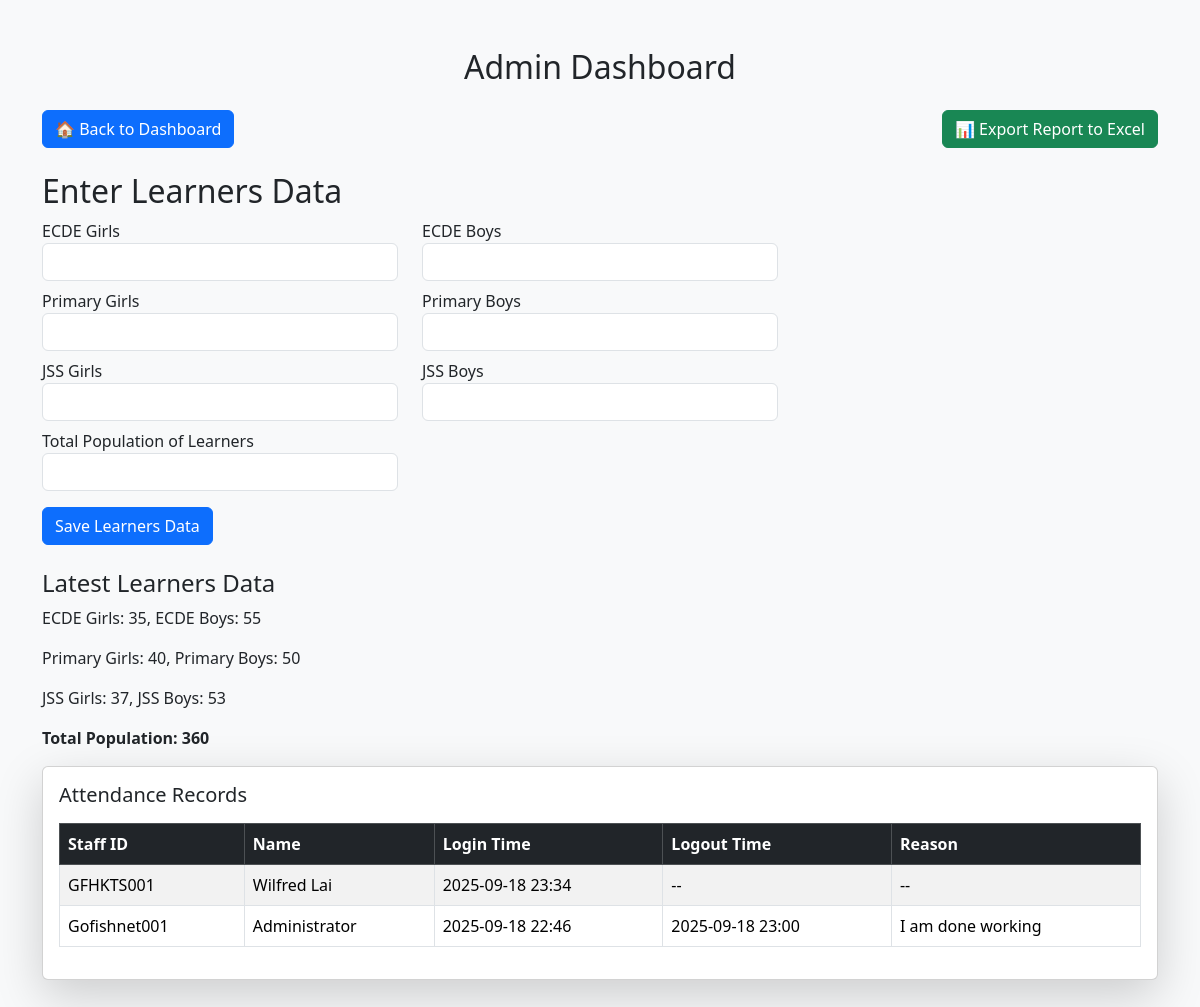
The page /admin (signed in) on the database its author committed.
### models.py (models this page shows)
class Learners(db.Model):
    id = db.Column(db.Integer, primary_key=True)
    ecde_girls = db.Column(db.Integer, nullable=False, default=0)
    ecde_boys = db.Column(db.Integer, nullable=False, default=0)
    primary_girls = db.Column(db.Integer, nullable=False, default=0)
    primary_boys = db.Column(db.Integer, nullable=False, default=0)
    jss_girls = db.Column(db.Integer, nullable=False, default=0)
    jss_boys = db.Column(db.Integer, nullable=False, default=0)
    total_population = db.Column(db.Integer, nullable=False, default=0)
    created_at = db.Column(db.DateTime, default=datetime.utcnow)

class Attendance(db.Model):
    id = db.Column(db.Integer, primary_key=True)
    staff_id = db.Column(db.String(50), db.ForeignKey('staff.staff_id'))
    staff = db.relationship('Staff', backref='attendances', lazy=True)
    login_time = db.Column(db.DateTime, default=datetime.utcnow)
    logout_time = db.Column(db.DateTime)
    logout_reason = db.Column(db.String(200))

class Staff(db.Model):
    id = db.Column(db.Integer, primary_key=True)
    staff_id = db.Column(db.String(50), unique=True, nullable=False)
    name = db.Column(db.String(100), nullable=False)
    email = db.Column(db.String(120))  # can be empty initially
    password = db.Column(db.String(100), default='123456')  # initial password
    is_class_teacher = db.Column(db.Boolean, default=False)
    grade_assigned = db.Column(db.String(50))
    subjects = db.Column(db.String(200))
    syllabus_coverage = db.Column(db.Text)
    is_admin = db.Column(db.Boolean, default=False)  # admin column

### app.py (the view, shortened to what this page needs)
@app.route('/admin', methods=['GET', 'POST'])
def admin_dashboard():
    if 'staff_id' not in session:
        flash('Please login first.', 'danger')
        return redirect(url_for('login'))
    staff = Staff.query.filter_by(staff_id=session['staff_id']).first()
    if not staff or not staff.is_admin:
        flash('Access denied.', 'danger')
        return redirect(url_for('dashboard'))
    records = Attendance.query.order_by(Attendance.login_time.desc()).all()
    summary = summarize_early_departures()
    from forms import LearnersDataForm
    form = LearnersDataForm()
    latest_learners = Learners.query.order_by(Learners.created_at.desc()).first()
    return render_template(
        'admin.html',
        records=records,
        summary=summary,
        form=form,
        learners=latest_learners
    )

### forms.py
class LearnersDataForm(FlaskForm):
    ecde_girls = IntegerField('ECDE Girls', validators=[DataRequired(), NumberRange(min=0)])
    ecde_boys = IntegerField('ECDE Boys', validators=[DataRequired(), NumberRange(min=0)])
    primary_girls = IntegerField('Primary Girls', validators=[DataRequired(), NumberRange(min=0)])
    primary_boys = IntegerField('Primary Boys', validators=[DataRequired(), NumberRange(min=0)])
    jss_girls = IntegerField('JSS Girls', validators=[DataRequired(), NumberRange(min=0)])
    jss_boys = IntegerField('JSS Boys', validators=[DataRequired(), NumberRange(min=0)])
    total_population = IntegerField('Total Population of Learners', validators=[DataRequired(), NumberRange(min=0)])
    submit = SubmitField('Save Learners Data')

### app.py (called while the page is built)
def summarize_early_departures():
    records = Attendance.query.order_by(Attendance.login_time.desc()).all()
    cutoff = time(16, 30)  # 4:30pm
    summary = collections.Counter()
    for rec in records:
        if rec.logout_time:
            if rec.logout_time.weekday() < 5:  # Mon-Fri only
                if rec.logout_time.time() < cutoff:
                    summary[rec.staff_id] += 1
    return summary

### templates/admin.html (shortened to what this page needs)
<!doctype html>
<html lang="en">
<head>
    <link href="https://cdn.jsdelivr.net/npm/bootstrap@5.3.2/dist/css/bootstrap.min.css" rel="stylesheet">
</head>
<body class="bg-light">
<div class="container py-5">
    <h2 class="mb-4 text-center">Admin Dashboard</h2>
<div class="mb-3 d-flex justify-content-between">
    <a href="{{ url_for('dashboard') }}" class="btn btn-primary">
        🏠 Back to Dashboard
    </a>
    <a href="{{ url_for('export_reports') }}" class="btn btn-success">
        📊 Export Report to Excel
    </a>
</div>
<h2 class="mt-4">Enter Learners Data</h2>
<form method="POST">
    <div class="row">
        <div class="col-md-4">{{ form.ecde_girls.label }} {{ form.ecde_girls(class="form-control") }}</div>
        <div class="col-md-4">{{ form.ecde_boys.label }} {{ form.ecde_boys(class="form-control") }}</div>
    </div>
    <div class="row mt-2">
        <div class="col-md-4">{{ form.primary_girls.label }} {{ form.primary_girls(class="form-control") }}</div>
        <div class="col-md-4">{{ form.primary_boys.label }} {{ form.primary_boys(class="form-control") }}</div>
    </div>
    <div class="row mt-2">
        <div class="col-md-4">{{ form.jss_girls.label }} {{ form.jss_girls(class="form-control") }}</div>
        <div class="col-md-4">{{ form.jss_boys.label }} {{ form.jss_boys(class="form-control") }}</div>
    </div>
    <div class="row mt-2">
        <div class="col-md-4">{{ form.total_population.label }} {{ form.total_population(class="form-control") }}</div>
    </div>
    <button type="submit" class="btn btn-primary mt-3">Save Learners Data</button>
</form>
{% if learners %}
<div class="mt-4">
    <h4>Latest Learners Data</h4>
    <p>ECDE Girls: {{ learners.ecde_girls }}, ECDE Boys: {{ learners.ecde_boys }}</p>
    <p>Primary Girls: {{ learners.primary_girls }}, Primary Boys: {{ learners.primary_boys }}</p>
    <p>JSS Girls: {{ learners.jss_girls }}, JSS Boys: {{ learners.jss_boys }}</p>
    <p><b>Total Population: {{ learners.total_population }}</b></p>
</div>
{% endif %}
    <div class="card shadow-lg">
        <div class="card-body">
            <h5 class="card-title mb-3">Attendance Records</h5>
            <div class="table-responsive">
                <table class="table table-bordered table-striped align-middle">
                    <thead class="table-dark">
                        <tr>
                            <th>Staff ID</th>
                            <th>Name</th>
                            <th>Login Time</th>
                            <th>Logout Time</th>
                            <th>Reason</th>
                        </tr>
                    </thead>
                    <tbody>
                        {% for record in records %}
                        <tr>
                            <td>{{ record.staff_id }}</td>
                            <td>{{ record.staff.name }}</td>
                            <td>{{ record.login_time.strftime('%Y-%m-%d %H:%M') }}</td>
                            <td>{% if record.logout_time %}{{ record.logout_time.strftime('%Y-%m-%d %H:%M') }}{% else %}--{% endif %}</td>
                            <td>{{ record.logout_reason or '--' }}</td>
                        </tr>
                        {% endfor %}
                    </tbody>
                </table>
            </div>
        </div>
    </div>
</div>
</body>
</html>

### rows shown on the page
Learners: ecde_girls "35", ecde_boys "55", primary_girls "40", primary_boys "50", jss_girls "37", jss_boys "53", total_population "360"
Attendance: staff_id "GFHKTS001", staff.name "Wilfred Lai", login_time "2025-09-18 23:34", logout_reason "--"
Attendance: staff_id "Gofishnet001", staff.name "Administrator", login_time "2025-09-18 22:46", logout_time "2025-09-18 23:00", logout_reason "I am done working"
